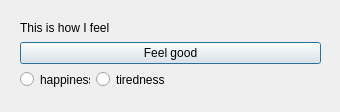
<?xml version="1.0" encoding="UTF-8"?>
<ui version="4.0">
 <class>dlgCecylia</class>
 <widget class="QDialog" name="dlgCecylia">
  <property name="geometry">
   <rect>
    <x>0</x>
    <y>0</y>
    <width>340</width>
    <height>112</height>
   </rect>
  </property>
  <property name="windowTitle">
   <string>Dialog</string>
  </property>
  <widget class="QWidget" name="">
   <property name="geometry">
    <rect>
     <x>20</x>
     <y>20</y>
     <width>301</width>
     <height>44</height>
    </rect>
   </property>
   <layout class="QGridLayout" name="gridLayout">
    <item row="0" column="0">
     <widget class="QLabel" name="label">
      <property name="text">
       <string>This is how I feel</string>
      </property>
     </widget>
    </item>
    <item row="0" column="1">
     <widget class="QLabel" name="lblFeeling">
      <property name="text">
       <string/>
      </property>
     </widget>
    </item>
    <item row="1" column="0" colspan="2">
     <widget class="QPushButton" name="btnFeelGood">
      <property name="text">
       <string>Feel good</string>
      </property>
     </widget>
    </item>
   </layout>
  </widget>
  <widget class="QWidget" name="">
   <property name="geometry">
    <rect>
     <x>20</x>
     <y>70</y>
     <width>146</width>
     <height>19</height>
    </rect>
   </property>
   <layout class="QHBoxLayout" name="horizontalLayout">
    <item>
     <widget class="QRadioButton" name="rdiHappines">
      <property name="text">
       <string>happiness</string>
      </property>
     </widget>
    </item>
    <item>
     <widget class="QRadioButton" name="rdiTiredness">
      <property name="text">
       <string>tiredness</string>
      </property>
     </widget>
    </item>
   </layout>
  </widget>
 </widget>
 <resources/>
 <connections/>
</ui>
